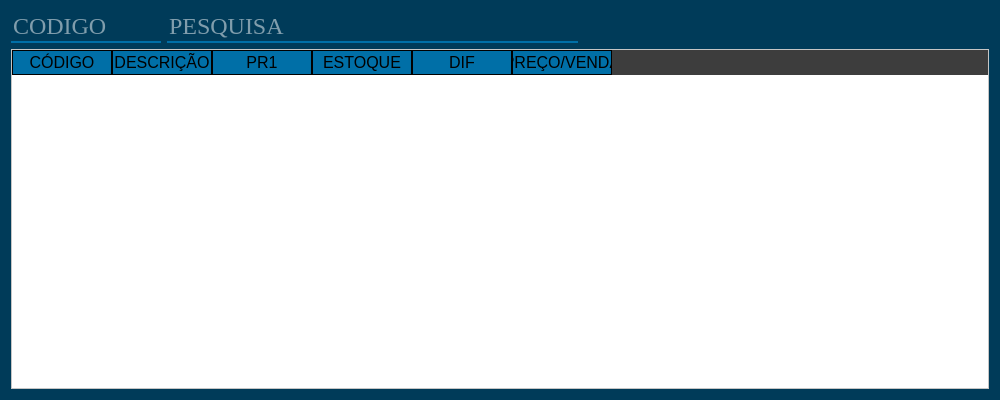
<?xml version="1.0" encoding="UTF-8"?>
<ui version="4.0">
 <class>PESQUISA</class>
 <widget class="QWidget" name="PESQUISA">
  <property name="geometry">
   <rect>
    <x>0</x>
    <y>0</y>
    <width>1000</width>
    <height>400</height>
   </rect>
  </property>
  <property name="minimumSize">
   <size>
    <width>1000</width>
    <height>400</height>
   </size>
  </property>
  <property name="maximumSize">
   <size>
    <width>1000</width>
    <height>400</height>
   </size>
  </property>
  <property name="font">
   <font>
    <pointsize>10</pointsize>
   </font>
  </property>
  <property name="cursor">
   <cursorShape>PointingHandCursor</cursorShape>
  </property>
  <property name="windowTitle">
   <string>PESQUISA</string>
  </property>
  <property name="styleSheet">
   <string notr="true">background-color: rgb(0, 59, 89);</string>
  </property>
  <layout class="QGridLayout" name="gridLayout">
   <item row="0" column="0">
    <layout class="QHBoxLayout" name="horizontalLayout">
     <item>
      <widget class="QLineEdit" name="txt08_filtro_codigo">
       <property name="maximumSize">
        <size>
         <width>150</width>
         <height>16777215</height>
        </size>
       </property>
       <property name="font">
        <font>
         <family>Times New Roman</family>
         <pointsize>18</pointsize>
        </font>
       </property>
       <property name="styleSheet">
        <string notr="true">QFrame{
background-color: rgb(61, 61, 61);
}
QLabel{
font: 87 12pt &quot;Arial Black&quot;;
background-color: #000000ff;
color: rgb(255, 255, 255);

}
QLineEdit{
border: 0px;
color: rgb(255, 255, 255);
border-bottom: 2px solid  rgb(0, 111, 167);

}
QPushButton{
background-color: rgb(61, 61, 61);
border-radius: 15px;
color: rgb(255, 255, 255);
font: 77 10pt &quot;Arial Black&quot;;
}
QPushButton:hover{
background-color: rgb(0, 111, 167);
border-radius: 15px;
color: rgb(0, 0, 0);
font: 77 10pt &quot;Arial Black&quot;;
}
QTableWidget{
background-color: rgb(255, 255, 255);
color: rgb(0, 0, 0);
gridline-color: rgb(0, 111, 167);
font-size: 12pt;
color: #000000;
}
QHeaderView::section{
background-color: rgb(0, 111, 167);
border: 1px solid rgb(0, 0, 0);
font-size:12pt;
}
QTableWidget QTableCornerButton::section{
background-color: rgb(0, 0, 0);
border: 1px solid rgb(0,111, 167);
}</string>
       </property>
       <property name="placeholderText">
        <string>CODIGO</string>
       </property>
      </widget>
     </item>
     <item>
      <widget class="QLineEdit" name="txt08_filtro">
       <property name="font">
        <font>
         <family>Times New Roman</family>
         <pointsize>18</pointsize>
         <weight>50</weight>
         <italic>false</italic>
         <bold>false</bold>
        </font>
       </property>
       <property name="styleSheet">
        <string notr="true">QFrame{
background-color: rgb(61, 61, 61);
}
QLabel{
font: 87 12pt &quot;Arial Black&quot;;
background-color: #000000ff;
color: rgb(255, 255, 255);

}
QLineEdit{
border: 0px;
color: rgb(255, 255, 255);
border-bottom: 2px solid  rgb(0, 111, 167);

}
QPushButton{
background-color: rgb(61, 61, 61);
border-radius: 15px;
color: rgb(255, 255, 255);
font: 77 10pt &quot;Arial Black&quot;;
}
QPushButton:hover{
background-color: rgb(0, 111, 167);
border-radius: 15px;
color: rgb(0, 0, 0);
font: 77 10pt &quot;Arial Black&quot;;
}
QTableWidget{
background-color: rgb(255, 255, 255);
color: rgb(0, 0, 0);
gridline-color: rgb(0, 111, 167);
font-size: 12pt;
color: #000000;
}
QHeaderView::section{
background-color: rgb(0, 111, 167);
border: 1px solid rgb(0, 0, 0);
font-size:12pt;
}
QTableWidget QTableCornerButton::section{
background-color: rgb(0, 0, 0);
border: 1px solid rgb(0,111, 167);
}</string>
       </property>
       <property name="placeholderText">
        <string>PESQUISA</string>
       </property>
      </widget>
     </item>
     <item>
      <spacer name="horizontalSpacer">
       <property name="orientation">
        <enum>Qt::Horizontal</enum>
       </property>
       <property name="sizeHint" stdset="0">
        <size>
         <width>40</width>
         <height>20</height>
        </size>
       </property>
      </spacer>
     </item>
    </layout>
   </item>
   <item row="1" column="0">
    <widget class="QTableWidget" name="lst08_lista">
     <property name="font">
      <font>
       <pointsize>12</pointsize>
      </font>
     </property>
     <property name="styleSheet">
      <string notr="true">QFrame{
background-color: rgb(61, 61, 61);
}
QLabel{
font: 87 12pt &quot;Arial Black&quot;;
background-color: #000000ff;
color: rgb(255, 255, 255);

}
QLineEdit{
border: 0px;
color: rgb(255, 255, 255);
border-bottom: 2px solid  rgb(0, 111, 167);
font: 75 12pt &quot;Times New Roman&quot;;
}
QPushButton{
background-color: rgb(61, 61, 61);
border-radius: 15px;
color: rgb(255, 255, 255);
font: 77 10pt &quot;Arial Black&quot;;
}
QPushButton:hover{
background-color: rgb(0, 111, 167);
border-radius: 15px;
color: rgb(0, 0, 0);
font: 77 10pt &quot;Arial Black&quot;;
}
QTableWidget{
background-color: rgb(255, 255, 255);
color: rgb(0, 0, 0);
gridline-color: rgb(0, 111, 167);
font-size: 12pt;
color: #000000;
}
QHeaderView::section{
background-color: rgb(0, 111, 167);
border: 1px solid rgb(0, 0, 0);
font-size:12pt;
}
QTableWidget QTableCornerButton::section{
background-color: rgb(0, 0, 0);
border: 1px solid rgb(0,111, 167);
}</string>
     </property>
     <property name="sizeAdjustPolicy">
      <enum>QAbstractScrollArea::AdjustToContents</enum>
     </property>
     <property name="autoScroll">
      <bool>false</bool>
     </property>
     <property name="autoScrollMargin">
      <number>15</number>
     </property>
     <property name="tabKeyNavigation">
      <bool>false</bool>
     </property>
     <property name="dragDropOverwriteMode">
      <bool>false</bool>
     </property>
     <property name="alternatingRowColors">
      <bool>false</bool>
     </property>
     <property name="selectionMode">
      <enum>QAbstractItemView::SingleSelection</enum>
     </property>
     <property name="selectionBehavior">
      <enum>QAbstractItemView::SelectRows</enum>
     </property>
     <property name="textElideMode">
      <enum>Qt::ElideMiddle</enum>
     </property>
     <property name="verticalScrollMode">
      <enum>QAbstractItemView::ScrollPerItem</enum>
     </property>
     <property name="showGrid">
      <bool>false</bool>
     </property>
     <property name="gridStyle">
      <enum>Qt::SolidLine</enum>
     </property>
     <property name="sortingEnabled">
      <bool>false</bool>
     </property>
     <property name="wordWrap">
      <bool>false</bool>
     </property>
     <property name="cornerButtonEnabled">
      <bool>false</bool>
     </property>
     <attribute name="horizontalHeaderVisible">
      <bool>true</bool>
     </attribute>
     <attribute name="horizontalHeaderCascadingSectionResizes">
      <bool>false</bool>
     </attribute>
     <attribute name="horizontalHeaderDefaultSectionSize">
      <number>100</number>
     </attribute>
     <attribute name="horizontalHeaderHighlightSections">
      <bool>false</bool>
     </attribute>
     <attribute name="horizontalHeaderMinimumSectionSize">
      <number>38</number>
     </attribute>
     <attribute name="horizontalHeaderShowSortIndicator" stdset="0">
      <bool>false</bool>
     </attribute>
     <attribute name="horizontalHeaderStretchLastSection">
      <bool>false</bool>
     </attribute>
     <attribute name="verticalHeaderVisible">
      <bool>false</bool>
     </attribute>
     <attribute name="verticalHeaderCascadingSectionResizes">
      <bool>true</bool>
     </attribute>
     <attribute name="verticalHeaderDefaultSectionSize">
      <number>30</number>
     </attribute>
     <attribute name="verticalHeaderHighlightSections">
      <bool>true</bool>
     </attribute>
     <attribute name="verticalHeaderMinimumSectionSize">
      <number>23</number>
     </attribute>
     <attribute name="verticalHeaderShowSortIndicator" stdset="0">
      <bool>false</bool>
     </attribute>
     <attribute name="verticalHeaderStretchLastSection">
      <bool>false</bool>
     </attribute>
     <column>
      <property name="text">
       <string>CÓDIGO</string>
      </property>
     </column>
     <column>
      <property name="text">
       <string>DESCRIÇÃO</string>
      </property>
      <property name="font">
       <font>
        <stylestrategy>PreferAntialias</stylestrategy>
       </font>
      </property>
     </column>
     <column>
      <property name="text">
       <string>PR1</string>
      </property>
     </column>
     <column>
      <property name="text">
       <string>ESTOQUE</string>
      </property>
     </column>
     <column>
      <property name="text">
       <string>DIF</string>
      </property>
     </column>
     <column>
      <property name="text">
       <string>PREÇO/VENDA</string>
      </property>
     </column>
    </widget>
   </item>
  </layout>
 </widget>
 <resources/>
 <connections/>
</ui>
